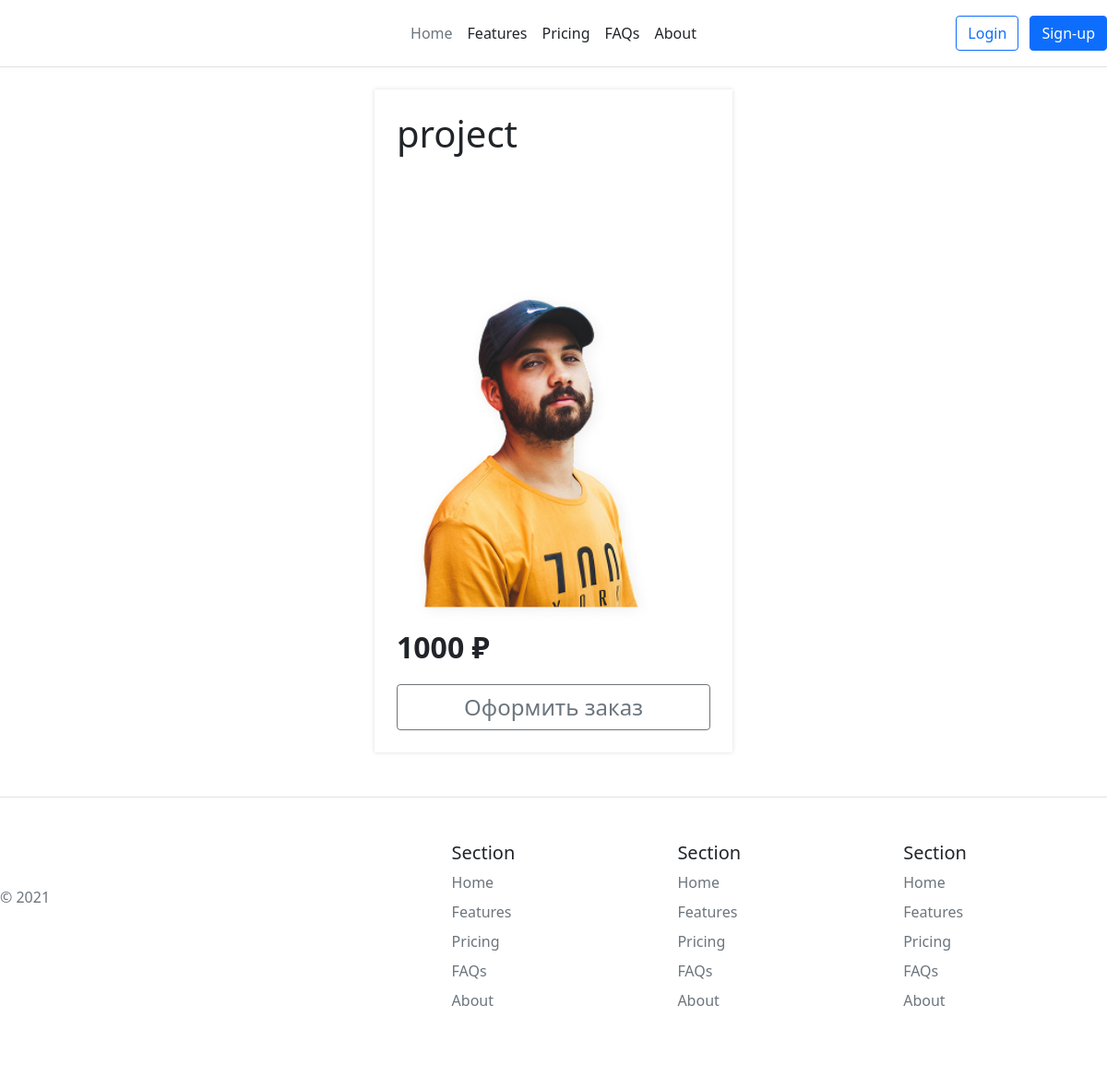
Screenshot of /shop/product/1/ with the database file from the repository.
### shop/models.py (models this page shows)
class Product(models.Model):
    name = models.CharField(max_length=100)
    image = models.ImageField(upload_to='images/product/')
    desc = models.TextField()
    price = models.PositiveIntegerField()
    discount = models.PositiveIntegerField()
    rating = models.PositiveIntegerField()
    stock = models.PositiveIntegerField()
    is_available = models.BooleanField(default=True)

### shop/views.py (the view)
# urls.py: path("product/<int:product_id>/", product_detail, name="product_detail"),
def product_detail(request, product_id):
    prod = Product.objects.get(id= product_id)
    return render(request, "shop/product_detail.html", {"pro": prod})

### shop/templates/shop/product_detail.html (shortened to what this page needs)
{% extends "core/base.html" %}
{% load static %}
{% block content %}
<div class="d-flex gap-3 flex-wrap justify-content-center mx-auto" style="max-width: 300px;">
	<div class="d-flex flex-column align-items-start text-center border-0 rounded-4 text-nowrap px-4 py-4"
		 style="width: min-content; box-shadow: 0 0 5px #00000022;">
		<h1 class="text-wrap">{{pro.name}}</h1>
		<img width="340" src="{{pro.image.url}}" alt="">
		<span class="fs-2 fw-bold"> {{pro.price}} ₽</span>
		<a href="{% url 'order_create' product_id=pro.id %}" class="btn fs-4 btn-outline-secondary w-100 mt-3">Оформить заказ</a>
	</div>
</div>
{% endblock %}

### rows the page displays
Product: name "project", image (picture), price "1000"
